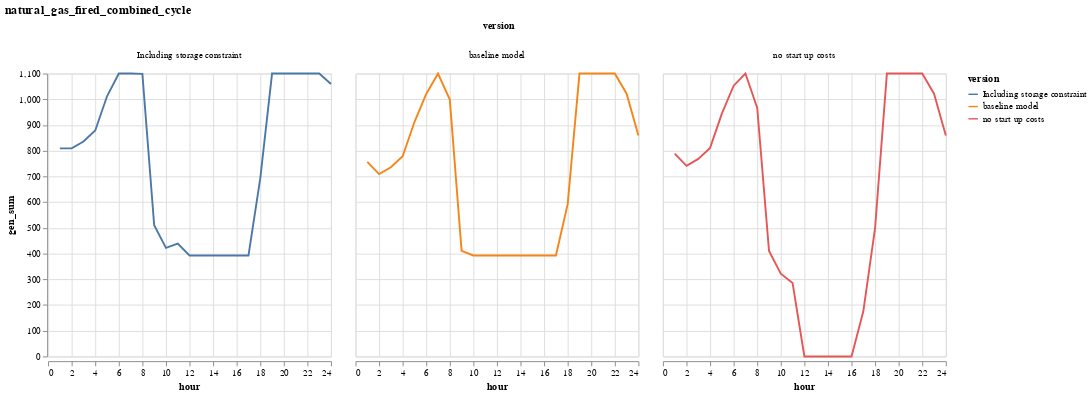

This figure's notebook cell:
### Code cell
plot_all_three("natural_gas_fired_combined_cycle")

### Figure 1 — Vega-Lite specification as saved in the notebook (floating-point values rounded to 4 significant figures)
{"data": {"values": [{"gen_sum": 756.5, "hour": 1, "resource": "natural_gas_fired_combined_cycle", "version": "baseline model"}, {"gen_sum": 709.0, "hour": 2, "resource": "natural_gas_fired_combined_cycle", "version": "baseline model"}, {"gen_sum": 735.8, "hour": 3, "resource": "natural_gas_fired_combined_cycle", "version": "baseline model"}, {"gen_sum": 778.7, "hour": 4, "resource": "natural_gas_fired_combined_cycle", "version": "baseline model"}, {"gen_sum": 911.6, "hour": 5, "resource": "natural_gas_fired_combined_cycle", "version": "baseline model"}, {"gen_sum": 1021.0, "hour": 6, "resource": "natural_gas_fired_combined_cycle", "version": "baseline model"}, {"gen_sum": 1100, "hour": 7, "resource": "natural_gas_fired_combined_cycle", "version": "baseline model"}, {"gen_sum": 998.7, "hour": 8, "resource": "natural_gas_fired_combined_cycle", "version": "baseline model"}, {"gen_sum": 410.5, "hour": 9, "resource": "natural_gas_fired_combined_cycle", "version": "baseline model"}, {"gen_sum": 392.7, "hour": 10, "resource": "natural_gas_fired_combined_cycle", "version": "baseline model"}, {"gen_sum": 392.7, "hour": 11, "resource": "natural_gas_fired_combined_cycle", "version": "baseline model"}, {"gen_sum": 392.7, "hour": 12, "resource": "natural_gas_fired_combined_cycle", "version": "baseline model"}, {"gen_sum": 392.7, "hour": 13, "resource": "natural_gas_fired_combined_cycle", "version": "baseline model"}, {"gen_sum": 392.7, "hour": 14, "resource": "natural_gas_fired_combined_cycle", "version": "baseline model"}, {"gen_sum": 392.7, "hour": 15, "resource": "natural_gas_fired_combined_cycle", "version": "baseline model"}, {"gen_sum": 392.7, "hour": 16, "resource": "natural_gas_fired_combined_cycle", "version": "baseline model"}, {"gen_sum": 392.7, "hour": 17, "resource": "natural_gas_fired_combined_cycle", "version": "baseline model"}, {"gen_sum": 592.2, "hour": 18, "resource": "natural_gas_fired_combined_cycle", "version": "baseline model"}, {"gen_sum": 1100, "hour": 19, "resource": "natural_gas_fired_combined_cycle", "version": "baseline model"}, {"gen_sum": 1100, "hour": 20, "resource": "natural_gas_fired_combined_cycle", "version": "baseline model"}, {"gen_sum": 1100, "hour": 21, "resource": "natural_gas_fired_combined_cycle", "version": "baseline model"}, {"gen_sum": 1100, "hour": 22, "resource": "natural_gas_fired_combined_cycle", "version": "baseline model"}, {"gen_sum": 1022.0, "hour": 23, "resource": "natural_gas_fired_combined_cycle", "version": "baseline model"}, {"gen_sum": 859.6, "hour": 24, "resource": "natural_gas_fired_combined_cycle", "version": "baseline model"}, {"gen_sum": 788.8, "hour": 1, "resource": "natural_gas_fired_combined_cycle", "version": "no start up costs"}, {"gen_sum": 741.3, "hour": 2, "resource": "natural_gas_fired_combined_cycle", "version": "no start up costs"}, {"gen_sum": 768.1, "hour": 3, "resource": "natural_gas_fired_combined_cycle", "version": "no start up costs"}, {"gen_sum": 811.0, "hour": 4, "resource": "natural_gas_fired_combined_cycle", "version": "no start up costs"}, {"gen_sum": 943.9, "hour": 5, "resource": "natural_gas_fired_combined_cycle", "version": "no start up costs"}, {"gen_sum": 1053.0, "hour": 6, "resource": "natural_gas_fired_combined_cycle", "version": "no start up costs"}, {"gen_sum": 1100, "hour": 7, "resource": "natural_gas_fired_combined_cycle", "version": "no start up costs"}, {"gen_sum": 966.4, "hour": 8, "resource": "natural_gas_fired_combined_cycle", "version": "no start up costs"}, {"gen_sum": 410.5, "hour": 9, "resource": "natural_gas_fired_combined_cycle", "version": "no start up costs"}, {"gen_sum": 322.1, "hour": 10, "resource": "natural_gas_fired_combined_cycle", "version": "no start up costs"}, {"gen_sum": 285.3, "hour": 11, "resource": "natural_gas_fired_combined_cycle", "version": "no start up costs"}, {"gen_sum": 0, "hour": 12, "resource": "natural_gas_fired_combined_cycle", "version": "no start up costs"}, {"gen_sum": 0, "hour": 13, "resource": "natural_gas_fired_combined_cycle", "version": "no start up costs"}, {"gen_sum": 0, "hour": 14, "resource": "natural_gas_fired_combined_cycle", "version": "no start up costs"}, {"gen_sum": 0, "hour": 15, "resource": "natural_gas_fired_combined_cycle", "version": "no start up costs"}, {"gen_sum": 0, "hour": 16, "resource": "natural_gas_fired_combined_cycle", "version": "no start up costs"}, {"gen_sum": 175.5, "hour": 17, "resource": "natural_gas_fired_combined_cycle", "version": "no start up costs"}, {"gen_sum": 500, "hour": 18, "resource": "natural_gas_fired_combined_cycle", "version": "no start up costs"}, {"gen_sum": 1100, "hour": 19, "resource": "natural_gas_fired_combined_cycle", "version": "no start up costs"}, {"gen_sum": 1100, "hour": 20, "resource": "natural_gas_fired_combined_cycle", "version": "no start up costs"}, {"gen_sum": 1100, "hour": 21, "resource": "natural_gas_fired_combined_cycle", "version": "no start up costs"}, {"gen_sum": 1100, "hour": 22, "resource": "natural_gas_fired_combined_cycle", "version": "no start up costs"}, {"gen_sum": 1022.0, "hour": 23, "resource": "natural_gas_fired_combined_cycle", "version": "no start up costs"}, {"gen_sum": 859.6, "hour": 24, "resource": "natural_gas_fired_combined_cycle", "version": "no start up costs"}, {"gen_sum": 809.0, "hour": 1, "resource": "natural_gas_fired_combined_cycle", "version": "Including storage constraint"}, {"gen_sum": 809.0, "hour": 2, "resource": "natural_gas_fired_combined_cycle", "version": "Including storage constraint"}, {"gen_sum": 835.8, "hour": 3, "resource": "natural_gas_fired_combined_cycle", "version": "Including storage constraint"}, {"gen_sum": 878.7, "hour": 4, "resource": "natural_gas_fired_combined_cycle", "version": "Including storage constraint"}, {"gen_sum": 1012.0, "hour": 5, "resource": "natural_gas_fired_combined_cycle", "version": "Including storage constraint"}, {"gen_sum": 1100, "hour": 6, "resource": "natural_gas_fired_combined_cycle", "version": "Including storage constraint"}, {"gen_sum": 1100, "hour": 7, "resource": "natural_gas_fired_combined_cycle", "version": "Including storage constraint"}, {"gen_sum": 1099.0, "hour": 8, "resource": "natural_gas_fired_combined_cycle", "version": "Including storage constraint"}, {"gen_sum": 510.5, "hour": 9, "resource": "natural_gas_fired_combined_cycle", "version": "Including storage constraint"}, {"gen_sum": 422.1, "hour": 10, "resource": "natural_gas_fired_combined_cycle", "version": "Including storage constraint"}, {"gen_sum": 438.6, "hour": 11, "resource": "natural_gas_fired_combined_cycle", "version": "Including storage constraint"}, {"gen_sum": 392.7, "hour": 12, "resource": "natural_gas_fired_combined_cycle", "version": "Including storage constraint"}, {"gen_sum": 392.7, "hour": 13, "resource": "natural_gas_fired_combined_cycle", "version": "Including storage constraint"}, {"gen_sum": 392.7, "hour": 14, "resource": "natural_gas_fired_combined_cycle", "version": "Including storage constraint"}, {"gen_sum": 392.7, "hour": 15, "resource": "natural_gas_fired_combined_cycle", "version": "Including storage constraint"}, {"gen_sum": 392.7, "hour": 16, "resource": "natural_gas_fired_combined_cycle", "version": "Including storage constraint"}, {"gen_sum": 392.7, "hour": 17, "resource": "natural_gas_fired_combined_cycle", "version": "Including storage constraint"}, {"gen_sum": 692.2, "hour": 18, "resource": "natural_gas_fired_combined_cycle", "version": "Including storage constraint"}, {"gen_sum": 1100, "hour": 19, "resource": "natural_gas_fired_combined_cycle", "version": "Including storage constraint"}, {"gen_sum": 1100, "hour": 20, "resource": "natural_gas_fired_combined_cycle", "version": "Including storage constraint"}, {"gen_sum": 1100, "hour": 21, "resource": "natural_gas_fired_combined_cycle", "version": "Including storage constraint"}, {"gen_sum": 1100, "hour": 22, "resource": "natural_gas_fired_combined_cycle", "version": "Including storage constraint"}, {"gen_sum": 1100, "hour": 23, "resource": "natural_gas_fired_combined_cycle", "version": "Including storage constraint"}, {"gen_sum": 1060.0, "hour": 24, "resource": "natural_gas_fired_combined_cycle", "version": "Including storage constraint"}]}, "encoding": {"color": {"field": "version", "type": "nominal"}, "column": {"field": "version", "type": "nominal"}, "x": {"field": "hour", "type": "quantitative"}, "y": {"field": "gen_sum", "type": "quantitative"}}, "mark": "line", "title": "natural_gas_fired_combined_cycle"}
